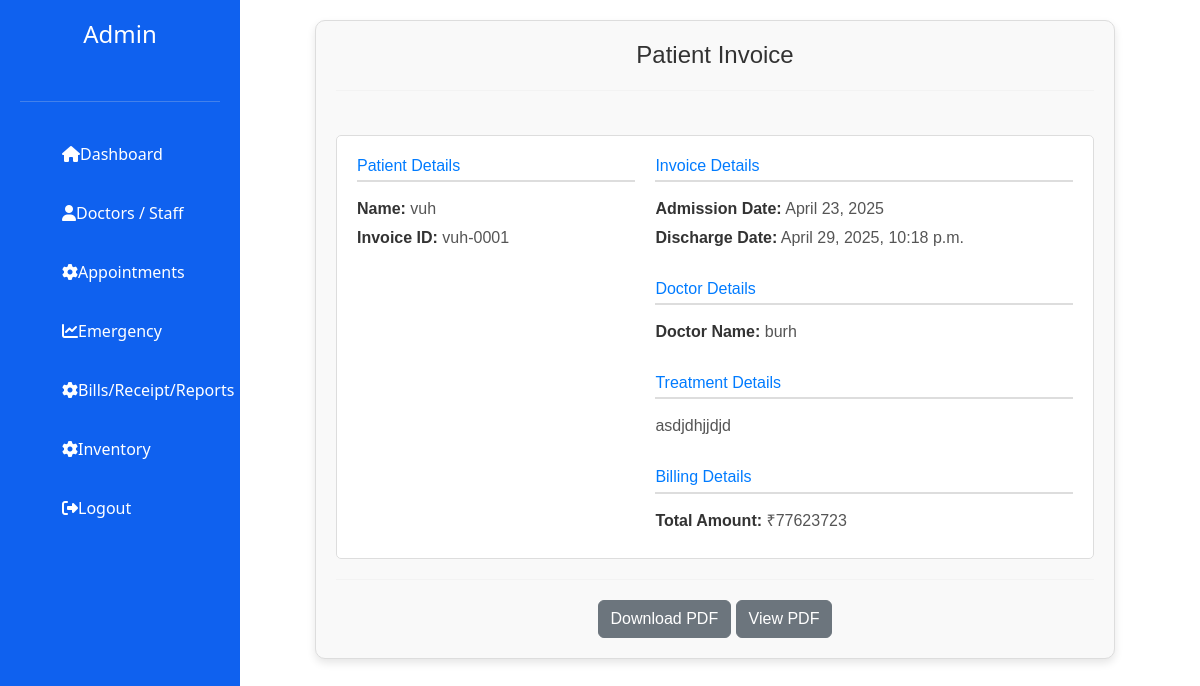
The page /inviews/ on the database its author committed.
### admin1/models.py (models this page shows, shortened)
class Invoice(models.Model):
    id = models.AutoField(primary_key=True)
    patient_name = models.CharField(max_length=100)
    admission_date = models.DateField()
    discharge_date = models.DateTimeField()
    treatment_details = models.CharField(max_length=400)
    doctor_name = models.CharField(max_length=50)
    amount = models.IntegerField()
    patient_id = models.CharField(max_length=255, blank=True)

### admin1/views.py (the view)
# urls.py: path('inviews/',views.inviews,name='inviews'),
def inviews(request):
    lr = Invoice.objects.order_by('-patient_id')[:1]
    context = {
        'lr':lr
    }
    return render(request, 'inviews.html', context)

### admin1/template/inviews.html (shortened to what this page needs)
{% extends 'adm_base.html' %}
{% load static %}
{% block content %}
<html lang="en">
<head>
</head>
<body>
<div class="main-content">
<div class="container">
    <center><h4>Patient Invoice</h4></center>
    <hr><br>
    <div class="invoice">
        <div class="patient-details">
            <h6>Patient Details</h6>
            {% for lt in lr %}
            <p><strong>Name:</strong> {{ lt.patient_name }}</p>
            <p><strong>Invoice ID:</strong> {{ lt.patient_id }}</p>
        </div>
        <div class="other-details">
            <h6>Invoice Details</h6>
            <p><strong>Admission Date:</strong> {{ lt.admission_date }}</p>
            <p><strong>Discharge Date:</strong> {{ lt.discharge_date }}</p><br>
            <h6>Doctor Details</h6>
            <p><strong>Doctor Name:</strong> {{ lt.doctor_name }}</p><br>
            <h6>Treatment Details</h6>
            <p>{{ lt.treatment_details }}</p><br>
            <h6>Billing Details</h6>
            <p><strong>Total Amount:</strong> ₹{{ lt.amount }}</p>
            {% endfor %}
        </div>
    </div>
    <hr>
    <center><a href="{% url 'download_pdf' %}" class="btn btn-secondary">Download PDF</a>
    <a href="{% url 'view_pdf' %}" class="btn btn-secondary">View PDF</a></center>
</div>
</div>
</body>
</html>
{% endblock %}

### admin1/static/admin_css/css/admin.css (style rules this page uses)
* { margin: 0; padding: 0; box-sizing: border-box; }
body { font-family: Arial, sans-serif; background-color: #e0f7fa;; }
.main-content { flex: 1; padding: 20px; margin-left:230px; }
.container { max-width: 900px; margin-left: 250px; padding: 20px; background-color: #ffffff; box-shadow: 0 4px 8px rgba(0, 0, 0, 0.1); border-radius: 8px; margin-left: 30px; overflow-y: auto; }

### admin1/template/inviews.html (style rules this page uses)
.container { max-width: 800px; margin: 0 auto; padding: 20px; font-family: Arial, sans-serif; background-color: #f9f9f9; border: 1px solid #ddd; border-radius: 10px; }
h4 { color: #333; margin-bottom: 10px; }
.invoice { background-color: #fff; padding: 20px; border: 1px solid #ddd; border-radius: 5px; display: flex; flex-direction: row; gap: 20px; }
.patient-details { width: 40%; }
.other-details { width: 60%; }
h6 { color: #007bff; border-bottom: 2px solid #ddd; padding-bottom: 5px; margin-bottom: 15px; }
p { color: #555; font-size: 16px; margin: 5px 0; }
p strong { color: #333; }
hr { border: 0; height: 1px; background: #ddd; margin: 20px 0; }

### rows shown on the page
Invoice: patient_name "vuh", patient_id "vuh-0001", admission_date "April 23, 2025", discharge_date "April 29, 2025, 10:18 p.m.", doctor_name "burh", treatment_details "asdjdhjjdjd", amount "77623723"
